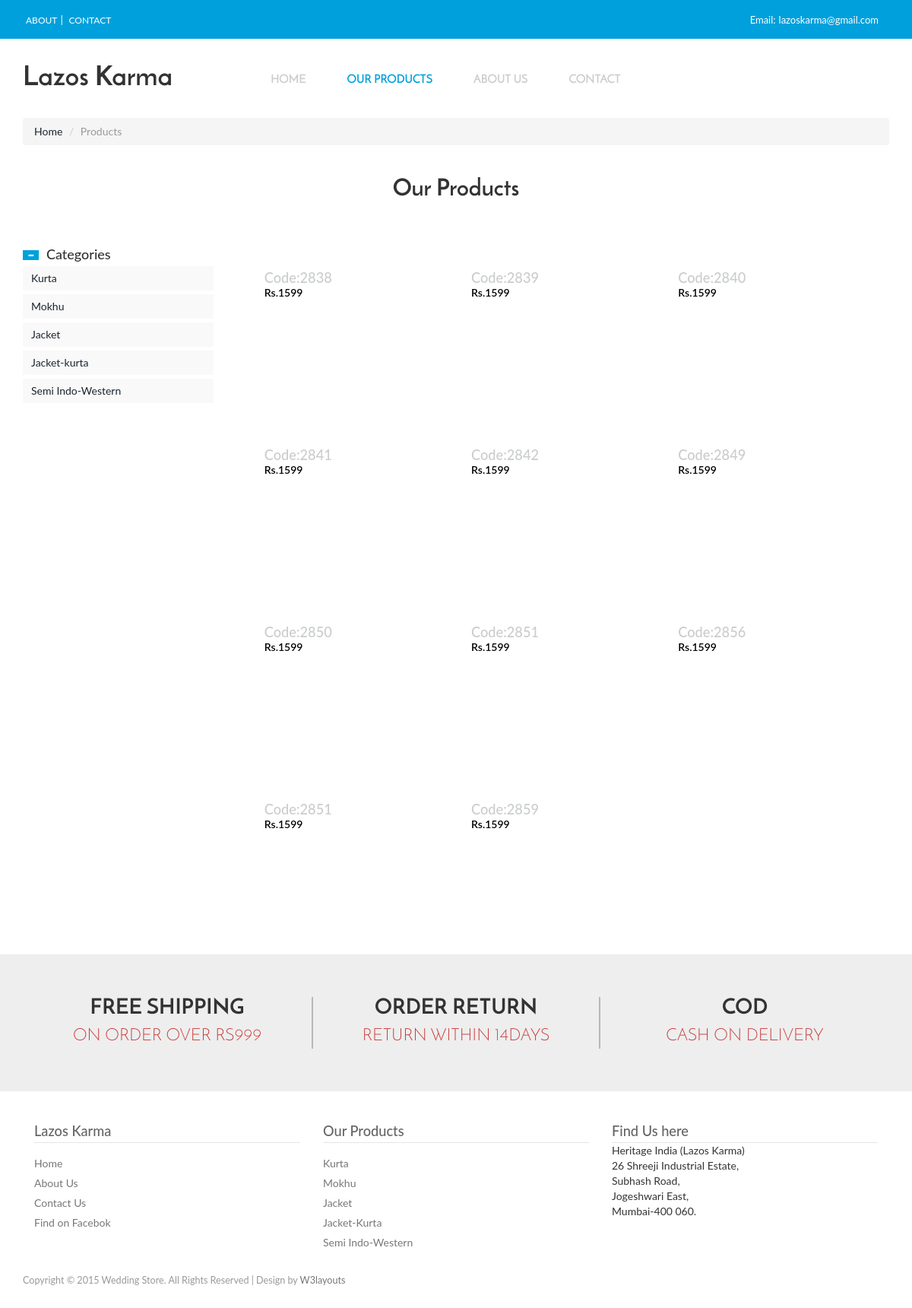
The app's page /jacket.php with its own data.
### tables this page shows
CREATE TABLE IF NOT EXISTS `product` (
  `id` int(11) NOT NULL AUTO_INCREMENT,
  `code` varchar(30) DEFAULT NULL,
  `type` varchar(30) DEFAULT NULL,
  `price` int(11) DEFAULT NULL,
  PRIMARY KEY (`id`)
);

### web/jacket.php (the view, shortened to what this page needs)
<!DOCTYPE html>
<html>
<head>
<link href="css/bootstrap.css" rel="stylesheet" type="text/css" media="all" />
<link href="css/style1.css" rel="stylesheet" type="text/css" media="all" />
<link href="css/memenu.css" rel="stylesheet" type="text/css" media="all" />
</head>
<body>
<div class="top_bg">
	<div class="container">
		<div class="header_top-sec">
			<div class="top_right">
				<ul>
					<li><a href="about.html">About</a></li>|
					<li><a href="contact.html">Contact</a></li>
				</ul>
			</div>
			<div class="top_left">
				<ul>
					<li class="top_link">Email:<a href="mailto:info@example.com">lazoskarma@gmail.com</a></li>
				</ul>
			</div>
				<div class="clearfix"> </div>
		</div>
	</div>
</div>
<div class="header-top">
	 <div class="header-bottom">
		 <div class="container">
				<div class="logo">
					<a href="index.html"><h1>Lazos Karma</h1></a>
				</div>
			 <div class="top-nav">
				<ul class="memenu skyblue"><li class="grid"><a href="index.html">Home</a></li>
					<li class="active"><a href="#">Our Products</a>
					</li>
					<li class="grid"><a href="about.html">About Us</a></li>
					<li class="grid"><a href="contact.html">Contact</a></li>
				</ul>
				<div class="clearfix"> </div>
			 </div>
			 <div class="clearfix"> </div>
			 </div>
	  </div>
</div>
<div class="product-model">
	 <div class="container">
			<ol class="breadcrumb">
		  <li><a href="index.html">Home</a></li>
		  <li class="active">Products</li>
		 </ol>
			<h2>Our Products</h2>
		 <div class="col-md-9 product-model-sec">
		 <?php
	include "config.php";
	if(!$conn)
	{
		echo "Error : ".mysql_error($conn);
	}
	else
	{
?>
		 <?php
						 $sql = "SELECT * FROM product where TYPE='jacket'";
		$result = $conn->query($sql);
		if ($result->num_rows > 0)
		{
			while($row = $result->fetch_assoc())
			{
						 ?>
					 <div class="product-grid love-grid">
						<div class="product-info simpleCart_shelfItem">
							<div class="product-info-cust prt_name">
								<h4>Code:<?php echo $row["code"];?></h4>
								<span class="item_price">Rs.<?php echo $row["price"];?></span>
							</div>
						</div>
					</div>
		<?php
			}
		}
	}
?>
			</div>
			<div class="rsidebar span_1_of_left">
				<section  class="sky-form">
					 	<div class="product_right">
						 <h4 class="m_2"><span class="glyphicon glyphicon-minus" aria-hidden="true"></span>Categories</h4>
						 <div class="tab1">
							 <ul class="place">
								 <li class="sort"><a href="kurta.php">Kurta</a></li>
									<div class="clearfix"> </div>
							  </ul>
					      </div>
						  <div class="tab2">
							 <ul class="place">
								 <li class="sort"><a href="mokhu.php">Mokhu</li>
									<div class="clearfix"> </div>
							  </ul>
					      </div>
						  <div class="tab3">
							 <ul class="place">
								 <li class="sort"><a href="jacket.php">Jacket</a></li>
									<div class="clearfix"> </div>
							  </ul>
					      </div>
						  <div class="tab4">
							 <ul class="place">
								 <li class="sort"><a href="jacket_kurta.php">Jacket-kurta</a></li>
									<div class="clearfix"> </div>
							  </ul>
					      </div>
						  <div class="tab5">
							 <ul class="place">
								 <li class="sort"><a href="semi_indo.php">Semi Indo-Western</a></li>
									<div class="clearfix"> </div>
							  </ul>
					      </div>
				 </section>
			 </div>
		     <div class="clearfix"></div>
	  </div>
	      </div>
<div class="shoping">
	 <div class="container">
		 <div class="shpng-grids">
			 <div class="col-md-4 shpng-grid">
				 <h3>Free Shipping</h3>
				 <p>On Order Over Rs999</p>
			 </div>
			 <div class="col-md-4 shpng-grid">
				 <h3>Order Return</h3>
				 <p>Return Within 14days</p>
			 </div>
			 <div class="col-md-4 shpng-grid">
				 <h3>COD</h3>
				 <p>Cash On Delivery</p>
			 </div>
			 <div class="clearfix"></div>
		 </div>
	 </div>
</div>
<div class="footer">
	 <div class="container">
		 <div class="ftr-grids">
			 <div class="col-md-4 ftr-grid">
				 <h4>Lazos Karma</h4>
				 <ul>
					 <li><a href="index.php">Home</a></li>
					 <li><a href="about.php">About Us</a></li>
					 <li><a href="contact.php">Contact Us</a></li>
					 <li><a href="https://www.facebook.com/lazoskarma/">Find on Facebok</a></li>
				 </ul>
			 </div>
			 <div class="col-md-4 ftr-grid">
				 <h4>Our Products</h4>
				 <ul>
					 <li><a href="kurta.php">Kurta</a></li>
					 <li><a href="mokhu.php">Mokhu</a></li>
					 <li><a href="jacket.php">Jacket</a></li>
					 <li><a href="jacket_kurta.php">Jacket-Kurta</a></li>
					 <li><a href="semi_indo.php">Semi Indo-Western</a></li>
				 </ul>
			 </div>
			 <div class="col-md-4 ftr-grid">
				 <h4>Find Us here</h4>
				 <ul>
					 <p>Heritage India (Lazos Karma)</p>
								<p>26 Shreeji Industrial Estate,</p>
								<p>Subhash Road,</p>
								<p>Jogeshwari East,</p>
								<p>Mumbai-400 060.</p>
				 </ul>
			 </div>
			 <div class="clearfix"></div>
		 </div>
	 </div>
</div>
 <div class="copywrite">
	 <div class="container">
			 <p>Copyright © 2015 Wedding Store. All Rights Reserved | Design by <a href="http://w3layouts.com">W3layouts</a></p>
		 </div>
</div>
</body>
</html>

### web/css/style1.css (style rules this page uses)
body { background:#fff; font-family: 'Lato', sans-serif; }
body a { transition: 0.5s all; -webkit-transition: 0.5s all; -o-transition: 0.5s all; -moz-transition: 0.5s all; -ms-transition: 0.5s all; }
ul { padding: 0; margin: 0; }
h1,h2,h3,h4,h5,h6,label,p { margin:0; }
.top_bg { background:#00a0dc; }
.header_top-sec { padding: 15px 0; }
.top_left { float: right; color:#fff; }
.top_right { float:left; color: #ffffff; }
.top_right ul,.top_left ul { padding:0; list-style:none; display: inline-block; vertical-align: middle; }
.top_left ul li.top_link { margin-right:10px; }
.top_right ul li,.top_left ul li { display: inline-block; }
.top_right ul li:last-child { margin-right: 0; }
.top_right ul li a { text-align:center; padding: 0px 4px; text-transform:uppercase; font-size:12px; display:block; color:#ffffff; -webkit-transition: all 0.3s ease-in-out; -moz-transition: all 0.3s ease-in-out; -o-transition: all 0.3s ease-in-out; transition: all 0.3s ease-in-out; }
.top_left ul li { font-size:13px; }
.top_left ul li a { text-align:center; padding: 0px 4px; font-size:13px; color:#ffffff; -webkit-transition: all 0.3s ease-in-out; -moz-transition: all 0.3s ease-in-out; -o-transition: all 0.3s ease-in-out; transition: all 0.3s ease-in-out; }
.header-bottom { padding: 2.3em 0; }
.logo a h1 { color:#333; font-family: 'JosefinSans-Bold'; font-size: 2.55em; font-weight: 100; }
.logo { float:left; }
.top-nav { margin-top: 0; width:63%; margin: 1% auto 0; display: block; float: left; }
.skyblue { float:left; }
.glyphicon { top: 2px; margin-right:5px; }
.shoping { background: #eee; padding: 4em 0; }
.shpng-grid { text-align:center; }
.shpng-grid h3 { font-size:2em; text-transform:uppercase; font-family: 'JosefinSans-Bold'; color:#333; }
.shpng-grid:nth-child(2) { border-left:2px solid rgba(51, 51, 51, 0.29); border-right:2px solid rgba(51, 51, 51, 0.29); }
.shpng-grid p { color:rgba(189, 0, 0, 0.8); font-size: 1.6em; text-transform:uppercase; font-family: 'JosefinSans-Light'; padding-top:5px; }
.footer { padding:3em 0 2em; }
.ftr-grid h4 { color: #646464; display: block; border-bottom: 1px solid #E5E5E5; padding-bottom: 5px; font-size: 1.3em; }
.ftr-grid ul li { display:block; }
.ftr-grid ul li:nth-child(1) { margin-top: 1em; }
.ftr-grid ul li a { color: #777; padding: 3px 0; display: block; font-size:1em; }
.copywrite { margin-bottom:2em; }
.copywrite p { color: #999; font-size: 0.9em; }
.copywrite p a { color:#777; }
.product-model-sec { margin: 4em 0 0 0; float: right; }
.glyphicon-minus { top:-1px!important; }
.glyphicon-minus:before { content: "\2212"; color:#fff; font-size:9px; background:#00a0dc; padding:1px 6px; margin-right:5px; }
.rsidebar { display: block; float: left; margin:4em 2em 0% 0; width: 22%; }
.product-grid { width: 30%; margin: 0 3% 4% 0; float: left; position: relative; transition: 0.5s all; -webkit-transition: 0.5s all; -moz-transition: 0.5s all; -o-transition: 0.5s all; min-height: 200px; border:1px solid #fff; }
.product-info-cust { float: left; padding: 0.8em 1.2em; }
.prt_name { padding: 0.8em 1.2em; float:none; }
.product-info-cust h4 { color:#caccce; font-weight:500; font-size:1.3em; }
span.item_price { color:#000; font-weight:600; font-size:1em; }
ul.place { margin: 5px 0; background: #f9f9f9; width: 100%; padding:0px 5px; cursor: pointer; }
ul.place li { display: inline-block; padding: 6px; }
ul.place li { color: #8c8c8c; text-decoration: none; cursor: pointer; }
ul.place li.sort { float:left; }
.product-model h2,h2.top,.contact h3 { font-size: 2.2em; font-family: 'JosefinSans-Bold'; color: #333; text-align:center; }
.breadcrumb { margin-bottom: 3em !important; }

### web/css/memenu.css (style rules this page uses)
.memenu { margin:0;padding:0;width:100%;list-style:none;display:inline-block;position:relative;font-family:Calibri,Arial;font-size:15px }
.memenu li { display:inline-block;text-align:left; }
ul.memenu.skyblue { text-align: center; }
.memenu>li>a { font-family: 'JosefinSans-Regular';float:left;padding: 5px 25px 5px 25px;color:#caccce;font-weight:600;text-decoration:none;text-transform:uppercase;transition:color .4s ease-in-out;-moz-transition:color .4s ease-in-out;-webkit-transition:color .4s ease-in-out;-o-transition:color .4s ease-in-out }
.skyblue li>a,.skyblue>li.showhide span { color:#caccce }
.skyblue>li:hover>a,.skyblue>li.active>a,.skyblue .dropdown li:hover>a { color:#00a0dc }
@media (max-width: 1280px) { .memenu>li>a { padding: 0px 25px 0px 25px; } }

### records on screen
product: code "2838", price "1599"
product: code "2839", price "1599"
product: code "2840", price "1599"
product: code "2841", price "1599"
product: code "2842", price "1599"
product: code "2849", price "1599"
product: code "2850", price "1599"
product: code "2851", price "1599"
product: code "2856", price "1599"
product: code "2851", price "1599"
product: code "2859", price "1599"
